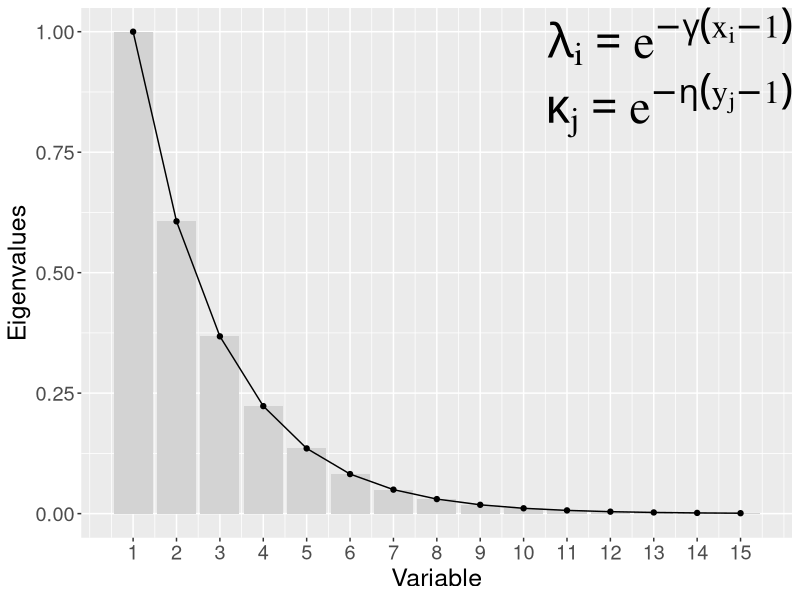

Recreate this plot in R. (Note: this script raises an error after producing the figure.)
library(gganimate)
library(tidyverse)

# Multicollinearity
dta <- map_df(1:15, ~tibble(
  gamma = c(seq(0.1, 0.5, length.out = 6), seq(0.6, 1.2, length.out = 4)),
  lambda = exp(-1 * gamma * (.x - 1))
), .id = "variable") %>% 
  mutate(variable = as.numeric(variable))

static_plt <- dta %>% 
  filter(gamma == 0.5) %>% 
  ggplot(aes(variable, lambda)) +
  geom_bar(stat = "identity", position = "identity", fill = "lightgrey") +
  geom_point() + geom_line(group = 1) +
  labs(x = "Variable", y = "Eigenvalues") +
  scale_x_continuous(breaks = unique(dta$variable)) +
  theme(text = element_text(size = 18)) +
  annotate(label = "lambda[i] == e^-gamma(x[i] - 1)", 
           size = 12, family = "serif", geom = "text",
           x = Inf, y = Inf, hjust = 1, vjust = 1, parse = TRUE) +
  annotate(label = "kappa[j] == e^-eta(y[j] - 1)", 
           size = 12, family = "serif", geom = "text",
           x = Inf, y = Inf, hjust = 1, vjust = 2, parse = TRUE)
ggsave(static_plt, filename = "_images/multicollinearity.pdf",
       dpi = 300, width = 7, height = 7)

plt <- ggplot(dta, aes(variable, lambda, frame = paste("Degree of multicollinearity:", round(gamma, 2)))) +
  geom_bar(stat = "identity", position = "identity", fill = "lightgrey") +
  geom_point() + geom_line(group = 1) +
  labs(x = "Variable", y = "Eigenvalues") +
  scale_x_continuous(breaks = unique(dta$variable)) +
  theme(text = element_text(size = 18)) +
  annotate(label = "lambda[i] == e^-gamma(x[i] - 1)", 
           size = 12, family = "serif", geom = "text",
           x = Inf, y = Inf, hjust = 1, vjust = 1, parse = TRUE) +
  annotate(label = "kappa[j] == e^-eta(y[j] - 1)", 
           size = 12, family = "serif", geom = "text",
           x = Inf, y = Inf, hjust = 1, vjust = 2, parse = TRUE)
  
gganimate(plt, "_images/multicollinearity.gif", ani.dev = "png", 
          res = 150, width = 600, height = 600)
